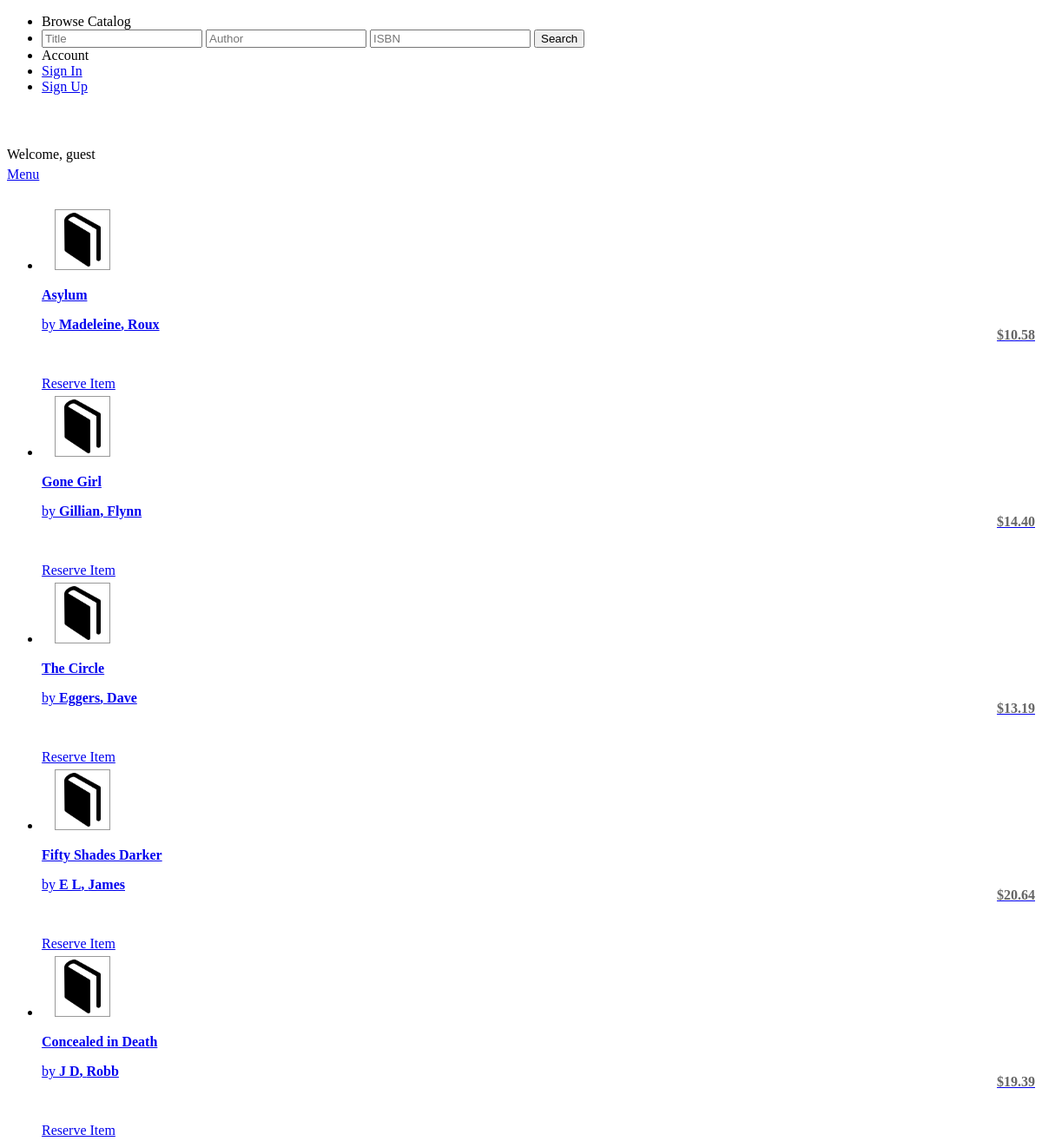
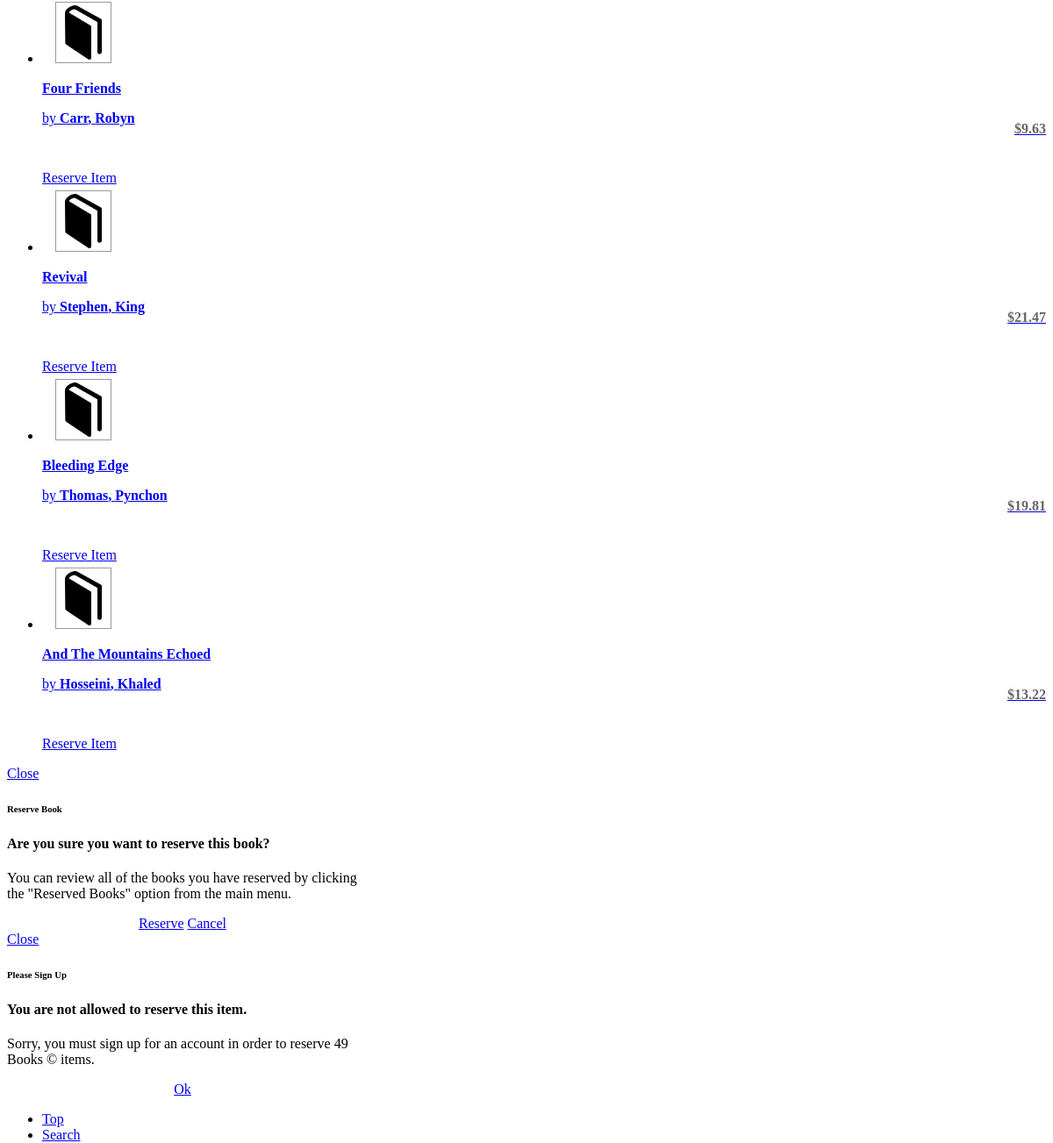
Screenshot of /home/userfeed.php with the database file from the repository (2 pictures, top to bottom).
### tables this page shows
CREATE TABLE IF NOT EXISTS `books` (
  `isbn` bigint(13) NOT NULL,
  `title` varchar(255) DEFAULT NULL,
  `authorfirst` varchar(255) DEFAULT NULL,
  `authorlast` varchar(255) DEFAULT NULL,
  `price` double DEFAULT NULL,
  `reservationid` int(10) DEFAULT NULL,
  PRIMARY KEY (`isbn`)
);

### home/userfeed.php (the view, shortened to what this page needs)
<!doctype html>
<html>
<head>
<link rel="stylesheet" href="http://code.jquery.com/mobile/1.4.2/jquery.mobile-1.4.2.min.css" />
<link rel="stylesheet" href="../css/style.css" type="text/css" @media only screen and (max-width:320px)/>
<link rel="stylesheet" href="../css/small.css" type="text/css" />
</head>
<body>
<div data-role="page" class="page" id="user">
	<section data-role="panel" id="panel" data-position="right" data-display="overlay">
		<ul data-role="listview">
			<li data-role="list-divider">Browse Catalog</li>
			<li><form id="searchform" action="userfeed.php" method="post">
			<input type="search"  name="title" id="search" placeholder="Title" data-clear-btn="true" />
			<input type="search"  name="author" id="search" placeholder="Author" data-clear-btn="true" />
			<input type="search"  name="isbn" id="search" placeholder="ISBN" data-clear-btn="true" />
			<input type="submit" value="Search"></form></li>
			<li data-role="list-divider">Account</a></li>
			<?php if (isset($_SESSION["firstname"]))
			{ ?>
			<li><a href="../user/uacct.php" class="ui-icon-user">View My Account</a></li>
			<li><a href="../user/uacct.php">Reserved Books</a></li>
				<?php if ($_SESSION['accttype'] == "admin"){ ?>
				<li data-role="list-divider">Administration</a></li>
				<li><a href="../inventory/inventory.php" class="ui-icon-gear">Manage Inventory & Users</a></li>
				<?php } ?>
			<li data-role="list-divider">General</a></li>
			<li><a href="../home/logout.php" class="ui-icon-lock">Logout</a></li>
			<?php }
			else
			{
			?>
			<li><a href="index.php">Sign In</a></li>
			<li><a href="signup.php">Sign Up</a></li>
			<?php } ?>
		</ul>
	</section>
	<header id="head2" data-role="header" data-theme="b" data-icon="user" class="feed-header-grid ui-grid-b">
		<div class="ui-block-a">
			<img src="../images/userwht.png" width="25" height="25"/>
				</div>
		<div class="ui-block-b">
			<article role="header"> Welcome,
			<?php if ($_SESSION["accttype"] == "admin")
			{
				echo "Admin";
			}
			elseif (isset($_SESSION["firstname"]))
			{
				echo $_SESSION["firstname"];
			}
			else
			{
				echo "guest";
			}
			?></article>
				</div>
		<div class="ui-block-b">
			<a href="#panel"
				data-role="button" data-icon="bars" data-iconpos="notext" data-inline="true"
				class="ui-nodisc-icon ui-btn-right ui-corner-all" style="background:transparent; margin: 5px 0px;">Menu</a>
					</div>
	</header>
	<section data-role="content" class="ui-content" id="content">
		<ul data-role="listview" id="feed">
			<?php
				if(!empty($_POST['title']) || !empty($_POST['author']) || !empty($_POST['isbn']))
				{
					$query="SELECT * FROM books WHERE (title LIKE '%".$_POST['title']."%')
			AND (CONCAT(authorlast, authorfirst) LIKE '%".$_POST['author']."%')
			AND (isbn LIKE '%".$_POST['isbn']."%')";
				}
				else
				{
					$query = "SELECT * FROM books";
				}
				$result = mysqli_query($con, $query);
				$num = mysqli_num_rows($result);
				if ($num > 0)
				{
					while($row = mysqli_fetch_array($result, MYSQLI_ASSOC))
					{
						if (($row["reservationid"]) == null)
						{
							print "
						<li>
							<a href='#'>
							<img src='../images/small21.png'/>
							<p><strong>" . $row['title'] . "</strong></p>
							<p>by <strong>" . $row['authorlast'] . ", " . $row['authorfirst'] . "</strong></p>
							<p style='text-align:right; position: relative; bottom: 21.95px; color: #666;'><strong>$" . number_format($row['price'], 2) . "</strong></p></a>
							<a href='#" . (isset($_SESSION['firstname']) ? 'reserve' : 'guestreserve') . "' data-rel='popup' data-position-to='window' data-transition='pop' data-icon='check' onclick='sessionStorage.isbn=" . $row['isbn'] . "'>Reserve Item</a>
						</li>";
						}
					}
				}
				else
				{
					echo '<p>Your search hits no result.</p>';
				}
			?>
		</ul>
	</section>
	<div data-role="popup" id="reserve" data-overlay-theme="b" data-theme="b" data-dismissible="false" style="max-width:400px;">
		<a href="#" data-rel="back" class="ui-btn ui-corner-all ui-shadow ui-btn-a ui-icon-delete ui-btn-icon-notext ui-btn-right">Close</a>
		<header data-role="header" data-theme="a"><h6>Reserve Book</h6></header>
		<div role="main" class="ui-content">
			<h4 class="ui-title">Are you sure you want to reserve this book?</h4>
				<p>You can review all of the books you have reserved by clicking the "Reserved Books" option from the main menu.</p>
					<center><a href="#" id="reserveBook" class="ui-btn ui-corner-all ui-shadow ui-btn-inline ui-btn-b" data-rel="back" data-transition="flow">Reserve</a>
						<a href="#" class="ui-btn ui-corner-all ui-shadow ui-btn-inline ui-btn-b" data-rel="back">Cancel</a></center>
		</div>
    </div>
	<div data-role="popup" id="guestreserve" data-overlay-theme="b" data-theme="b" data-dismissible="false" style="max-width:400px;">
		<a href="#" data-rel="back" class="ui-btn ui-corner-all ui-shadow ui-btn-a ui-icon-delete ui-btn-icon-notext ui-btn-right">Close</a>
		<header data-role="header" data-theme="a"><h6>Please Sign Up</h6></header>
		<div role="main" class="ui-content">
			<h4 class="ui-title">You are not allowed to reserve this item.</h4>
				<p>Sorry, you must sign up for an account in order to reserve 49 Books &copy; items.</p>
					<center><a href="#" class="ui-btn ui-corner-all ui-shadow ui-btn-inline ui-btn-b" data-rel="back" data-mini="true" data-transition="flow">Ok</a></center>
		</div>
    </div>
	<footer data-role="footer" data-position="fixed" data-theme="b" >
		<div data-role="navbar" class="navbar">
			<ul>
				<li><a data-ajax="false" data-role="button" href="#user" data-icon="arrow-u" data-iconpos="top">Top</a></li>
					<li><a data-ajax="false" data-role="button" href="#panel" data-icon="search" data-iconpos="top">Search</a></li>
						</ul>
		</div>
	</footer>
</div>
</body>
</html>

### css/style.css (style rules this page uses)
html, body { height: 100%; }
#feed img, #userreserve img { width: 42px; height: 62px; border: 1px solid #999; margin-left: 15px; margin-top: 5px; padding: 3px 10px 3px 10px; }
@media all { .feed-header-grid { padding: 10px 0px 10px 0px; } }
@media all { .feed-header-grid.ui-grid-b .ui-block-a { width: 10%; margin-left: 15px; } }
@media all { .feed-header-grid.ui-grid-b .ui-block-b { width: 60%; margin-top: 5px; } }

### rows the page displays
books: title "Asylum", authorlast "Madeleine", authorfirst "Roux", price "10.58"
books: title "Gone Girl", authorlast "Gillian", authorfirst "Flynn", price "14.40"
books: title "The Circle", authorlast "Eggers", authorfirst "Dave", price "13.19"
books: title "Fifty Shades Darker", authorlast "E L", authorfirst "James", price "20.64"
books: title "Concealed in Death", authorlast "J D", authorfirst "Robb", price "19.39"
books: title "Four Friends", authorlast "Carr", authorfirst "Robyn", price "9.63"
books: title "Revival", authorlast "Stephen", authorfirst "King", price "21.47"
books: title "Bleeding Edge", authorlast "Thomas", authorfirst "Pynchon", price "19.81"
books: title "And The Mountains Echoed", authorlast "Hosseini", authorfirst "Khaled", price "13.22"
